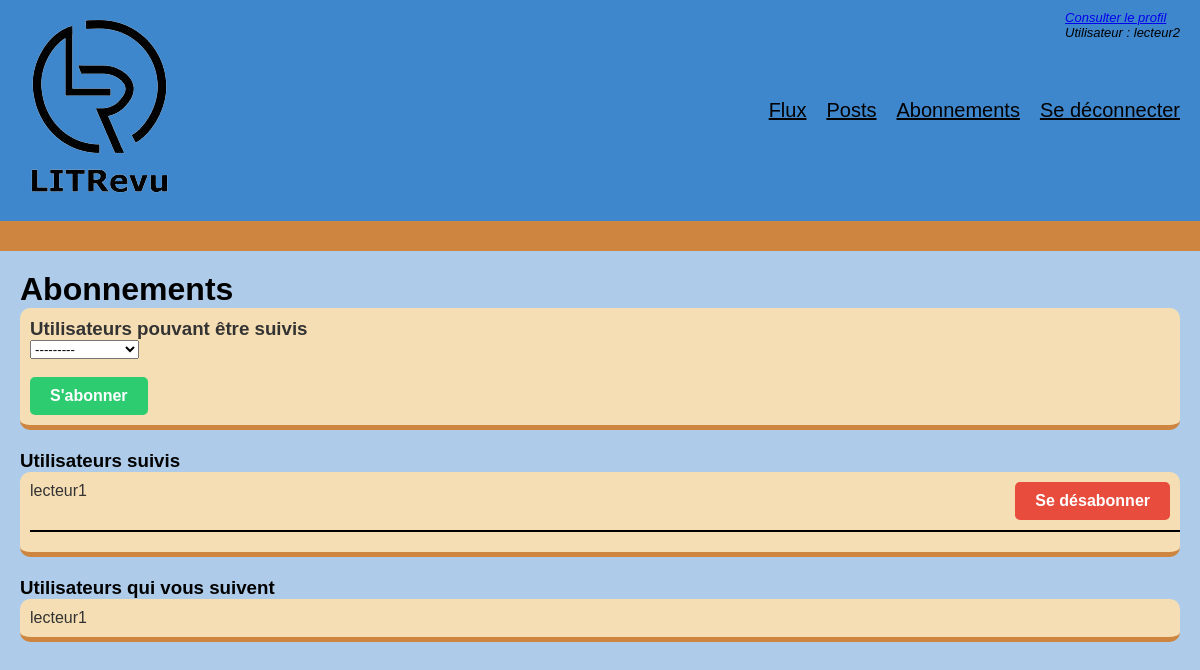
Before: /subscription/ (signed in) with the older database file.
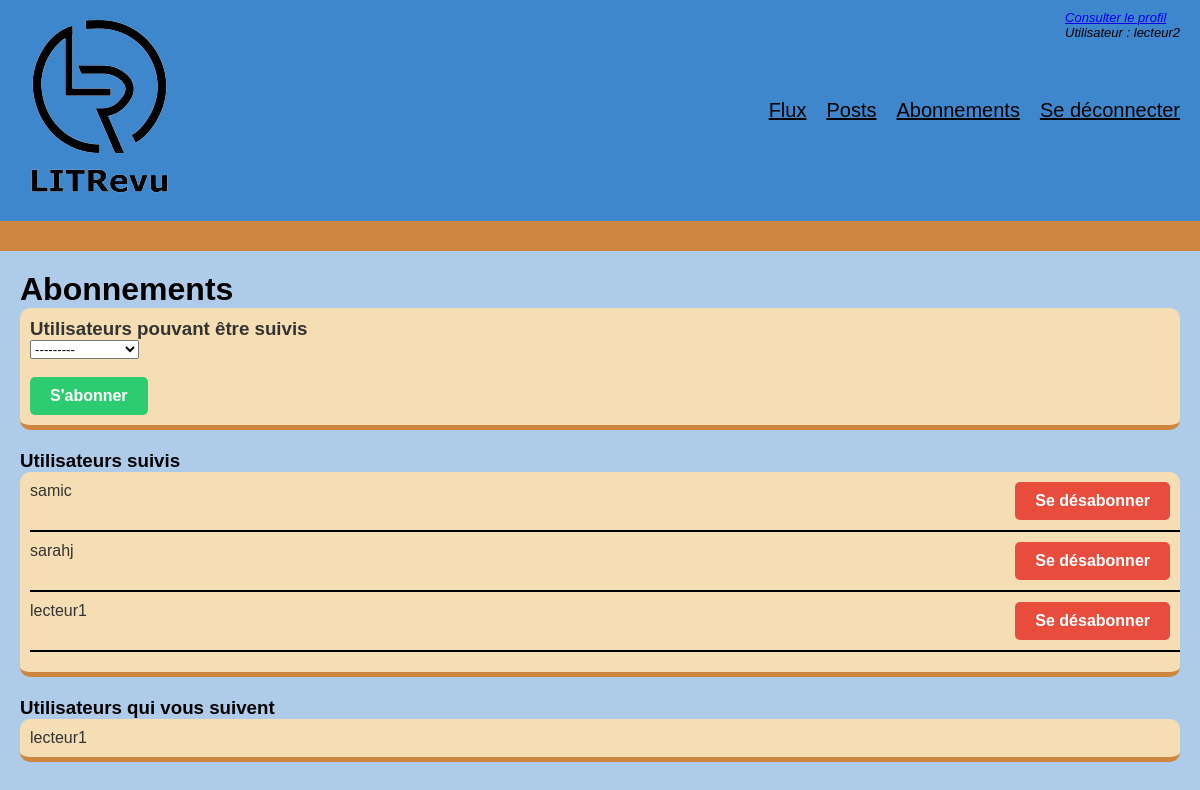
After: the same page with the newer database file.
### app_books/models.py (models this page shows)
class UserFollows(models.Model):
    user = models.ForeignKey(
        to=settings.AUTH_USER_MODEL, on_delete=models.CASCADE, related_name="following"
    )
    followed_user = models.ForeignKey(
        to=settings.AUTH_USER_MODEL,
        on_delete=models.CASCADE,
        related_name="followed_by",
    )
    class Meta:
        unique_together = (
            "user",
            "followed_user",
        )

### app_books/views.py (the view)
# urls.py: path("subscription/", views.subscription, name="subscription"),
@login_required
def subscription(request):
    already_following = request.user.following.all().values_list(
        "followed_user_id", flat=True
    )
    if request.method == "POST":
        form = SubscriptionForm(
            request.POST,
            users_to_follow=User.objects.exclude(id=request.user.id).exclude(
                id__in=already_following
            ),
        )
        if form.is_valid():
            followed_user = form.cleaned_data["users_to_follow"]
            user_follows = UserFollows(user=request.user, followed_user=followed_user)
            user_follows.save()
            return redirect("subscription")
    else:
        form = SubscriptionForm(
            users_to_follow=User.objects.exclude(id=request.user.id).exclude(
                id__in=already_following
            )
        )
    return render(request, "subscription.html", {"form": form})

### app_books/forms.py
class SubscriptionForm(forms.Form):
    users_to_follow = forms.ModelChoiceField(
        queryset=None,
        widget=forms.Select(attrs={"class": "form-control"}),
    )
    is_following = forms.BooleanField(
        required=False,
        initial=True,
        widget=forms.HiddenInput(),
    )
    users_to_follow.label = ""
    def __init__(self, *args, **kwargs):
        users_to_follow = kwargs.pop("users_to_follow", None)
        super().__init__(*args, **kwargs)
        self.fields["users_to_follow"].queryset = users_to_follow

### app_books/templates/subscription.html (shortened to what this page needs)
{% extends 'base.html' %}
{% load static %}
{% block content %}
<h1>Abonnements</h1>
<div class="users-subscription">
    <h3>Utilisateurs pouvant être suivis</h3>
    <form method="post">
        {{ form.as_p }}<br>
        <button class="button success-button" type="submit">S'abonner</button>
    </form>
</div>
<h3>Utilisateurs suivis</h3>
<div class="users-subscription">
    <form method="post">
        {% for followed in request.user.following.all %}
        <div class="user-wrapper">
            {{ followed.followed_user.username }}
            <a href="{% url 'unfollow_user' followed.followed_user.id %}" class="button danger-button user-button">Se
                désabonner</a>
        </div>
        {% endfor %}
    </form>
</div>
<h3>Utilisateurs qui vous suivent</h3>
<div class="users-subscription">
    <form method="post">
        {% for follower in request.user.followed_by.all %}
        <div>
            {{ follower.user.username }}
        </div>
        {% endfor %}
    </form>
</div>
{% endblock %}

### app_books/templates/base.html (shortened to what this page needs)
{% load static %}
<!DOCTYPE html>
<html lang="en">
<head>
    <link rel="stylesheet" href="{% static 'styles.css' %}">
    <link rel="stylesheet" href="https://cdnjs.cloudflare.com/ajax/libs/font-awesome/5.15.3/css/all.min.css">
</head>
<body>
    <header>
        <div>
            <img src="{% static 'logo_LITRevu-removebg-preview.png' %}" alt="Logo" />
        </div>
        {% if user.is_authenticated %}
        <nav>
            <ul>
                <li><a href="{% url 'home' %}">Flux</a></li>
                <li><a href="{% url 'posts' %}">Posts</a></li>
                <li><a href="{% url 'subscription' %}">Abonnements</a></li>
                <li><a href="{% url 'logout' %}">Se déconnecter</a></li>
            </ul>
            <div class="user_connected">
                <a href="{% url 'profile' %}">Consulter le profil</a></li>
                <p>Utilisateur : {{ user.username }}</p>
            </div>
        </nav>
        {% endif %}
    </header>
    <div class="container">
        {% block content %}
        {% endblock %}
    </div>
</body>
</html>

### app_books/static/styles.css (style rules this page uses)
* { margin: 0; padding: 0; list-style-type: none; }
body { font-family: Arial, sans-serif; background-color: #aecce9; }
.container { max-width: 1200px; margin: 0 auto; padding: 20px; }
header { display: flex; justify-content: space-between; align-items: center; background-color: #3f87cc; border-bottom: 30px solid peru; padding: 10px 0; }
header img { margin-right: 20px; }
.user_connected { position: absolute; top: 0; right: 0; margin-top: 10px; margin-right: 20px; font-size: small; font-style: italic; }
ul { list-style-type: none; }
nav ul { list-style: none; display: flex; padding: 10px; margin-right: 10px; justify-content: space-around; }
nav ul li { margin-right: 20px; }
nav ul li:last-child { margin-right: 0; }
nav ul li a { text-decoration: underline; transition: color 0.3s; color: black; font-size: 20px; font-weight: 100; }
.button { display: inline-block; padding: 10px 20px; font-size: 16px; font-weight: bold; text-align: center; text-decoration: none; border: none; border-radius: 5px; cursor: pointer; transition: background-color 0.3s, color 0.3s; }
.danger-button { background-color: #e74c3c; color: #fff; }
.success-button { background-color: #2ecc71; color: #fff; }
.users-subscription { background-color: wheat; display: flex; flex-direction: column; font-size: 16px; color: #333; padding: 10px; margin-bottom: 20px; border-radius: 10px; border-bottom: 5px solid peru; }
.user-wrapper { display: flex; flex-direction: row; margin-bottom: 10px; padding-right: 10px; padding-bottom: 10px; justify-content: space-between; border-bottom: 2px solid black; width: 100%; }

Changed rows visible on the page:
added UserFollows: followed_user.username "samic", shown under "Utilisateurs suivis"
added UserFollows: followed_user.username "sarahj", shown under "Utilisateurs suivis"
